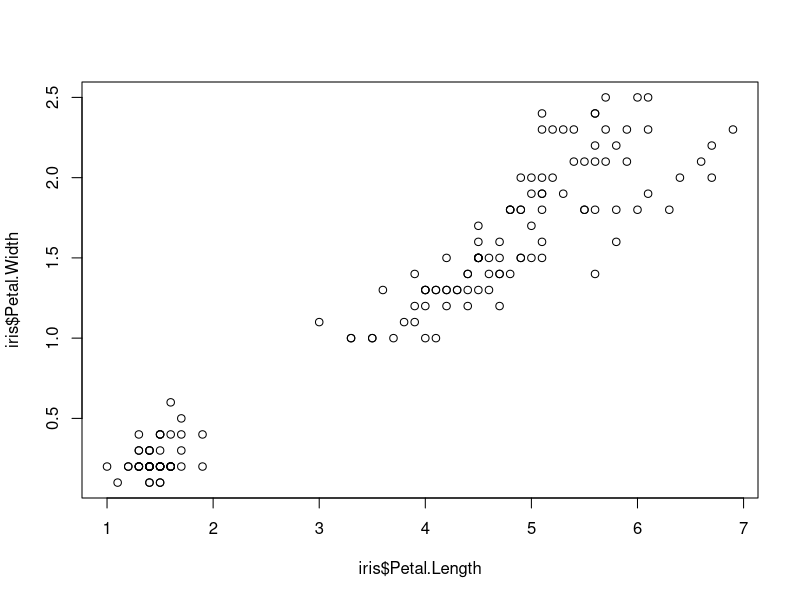
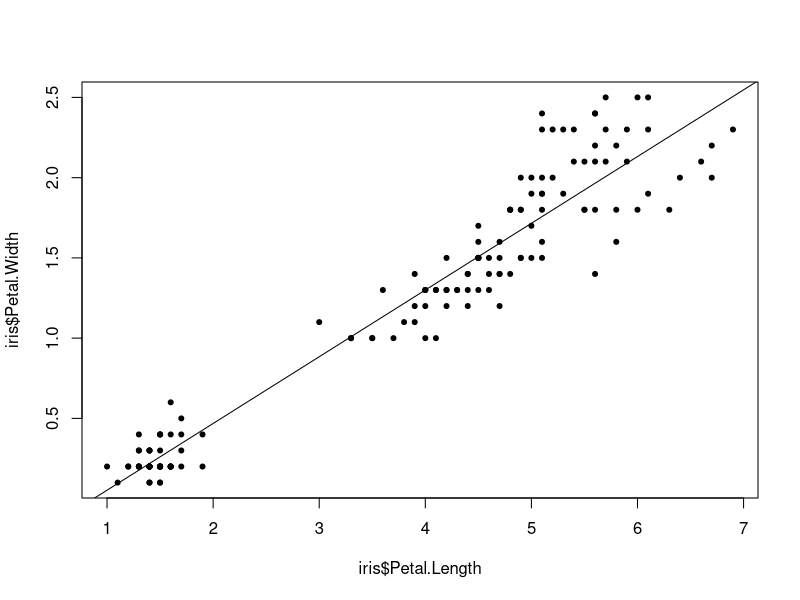
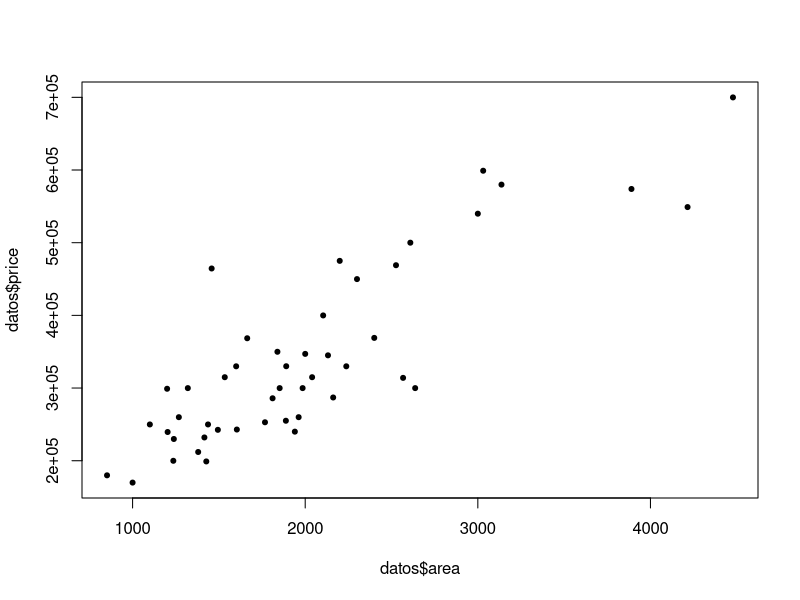
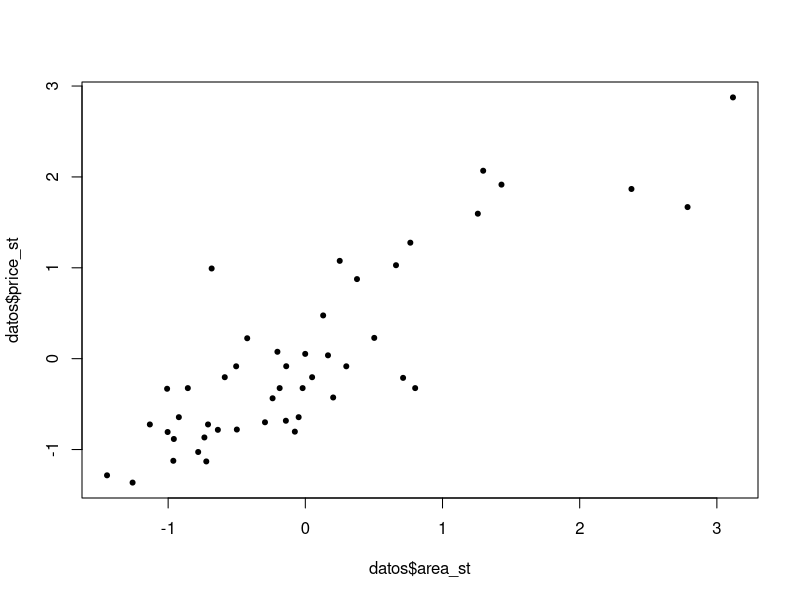
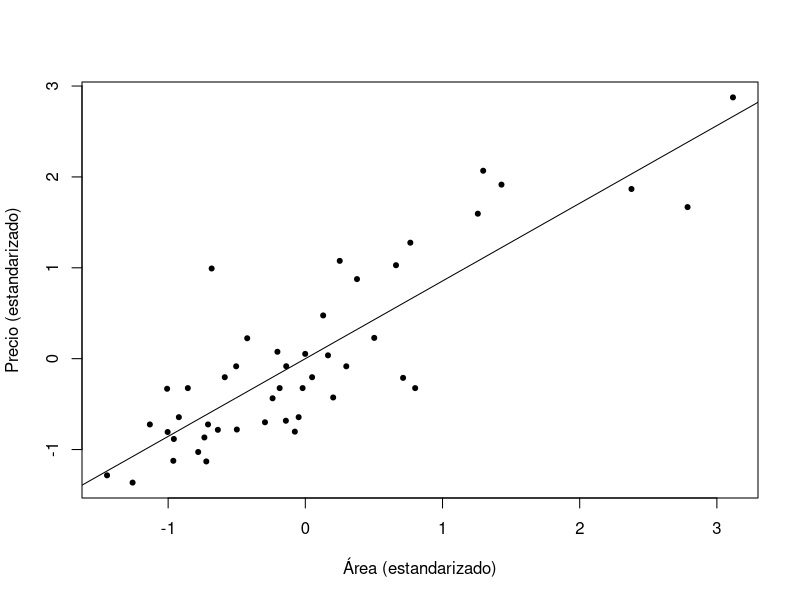
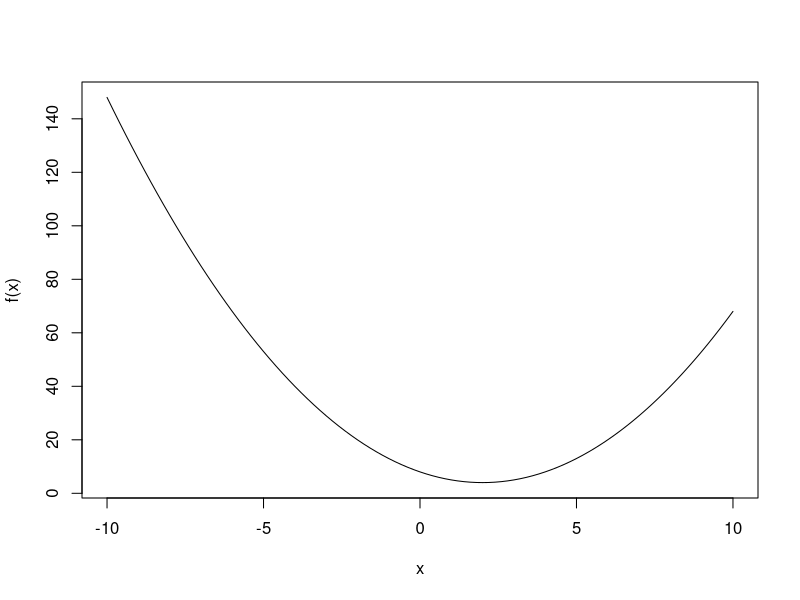
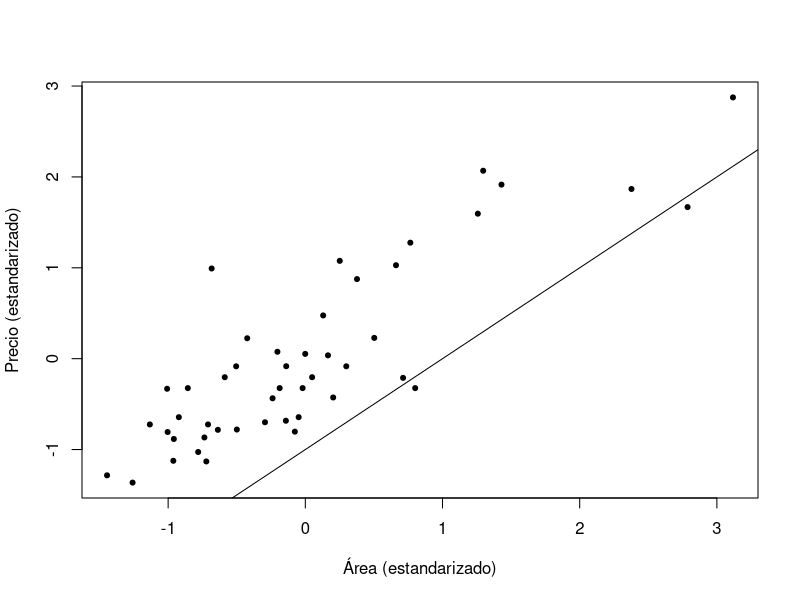

Here is the R script that generated these plots, in order:
## ---- chunk 1
knitr::opts_chunk$set(echo = TRUE)
## ---- chunk 2
library(ggplot2)
## ---- chunk 3
data(iris)
# x: ancho del patalo, y: longitud del petalo
plot(iris$Petal.Width ~ iris$Petal.Length )
## ---- chunk 4
modelo <- lm(iris$Petal.Width ~ iris$Petal.Length , data = iris)
plot(iris$Petal.Width ~ iris$Petal.Length, pch = 20 )
abline(modelo)
## ---- chunk 5
summary(modelo)
## ---- chunk 6
beta1 <- cov(iris$Petal.Length, iris$Petal.Width) / var(iris$Petal.Length)
beta1
## ---- chunk 7
beta0 <- mean(iris$Petal.Width) - 0.4157554 * mean(iris$Petal.Length)
beta0
## ---- chunk 8
data(iris)
beta_inicial <- c(0, 30)

library(nloptr)
x <- iris$Petal.Length
y <-  iris$Petal.Width

mse <- function(beta){
  beta_0 <- beta[1]
  beta_1 <- beta[2]
  
sum((y - beta_0 - beta_1*x)^2)  
}

# Sin restricción

opts = list("algorithm" = "NLOPT_LN_BOBYQA", "xtol_rel" = 1.0e-16,
              "maxeval" = 10000)

nloptr(x0 = beta_inicial, eval_f = mse, 
       eval_grad_f = NULL, opts = opts)

## ---- chunk 9
# Regresión Con restricciones poner el beta_0 casi igual a cero
beta_inicial <- c(0, 30)
opts = list("algorithm" = "NLOPT_LN_BOBYQA", "xtol_rel" = 1.0e-16,
              "maxeval" = 10000)

nloptr(x0 = beta_inicial, eval_f = mse, lb = c(-0.01,-Inf), ub = c(0.01,Inf),
       eval_grad_f = NULL, opts = opts)

## ---- chunk 10

datos <- read.csv("houses_portland.csv")
head(datos)
## ---- chunk 11
plot(datos$area, datos$price, pch = 20)
## ---- chunk 12
datos$area_st <- (datos$area - mean(datos$area)) / sd(datos$area)
datos$price_st <- (datos$price - mean(datos$price)) / sd(datos$price)
## ---- chunk 13
plot(datos$area_st, datos$price_st, pch = 20)
## ---- chunk 14
modelo <- lm(price_st ~ area_st, data = datos)
plot(datos$area_st, datos$price_st, pch = 20, xlab = "Área (estandarizado)", ylab = "Precio (estandarizado)")
abline(modelo)

## ---- chunk 15
#curve(sin(x))
f <- function(x) 4+(x-2)^2
curve(f(x), xlim = c(-10, 10))
## ---- chunk 16
f <- function(x) x^2 - 2*x + 8
fprima <- function(x) 2*x -2
## ---- chunk 17
set.seed(12345)
xprevio <- round(runif(1, -20, 20),1)
alpha <- 0.1

iteracion <- 0
grafico <- ggplot(data.frame(x = c(-10, 10)), aes(x = x)) +
        stat_function(fun = f)
x_i <- xprevio -  alpha * fprima(alpha) 

while(abs(x_i-xprevio) >  1e-12){
xprevio <- x_i
df <- data.frame(iter = 1, x_i = x_i, f = f(x_i))



x_i <- xprevio -  alpha * fprima(x_i) 
actualizacion <- c(iter = 2, x_i = x_i, f = f(x_i))
df <- rbind(df, actualizacion)
grafico <- grafico + geom_point(data = df, 
             mapping = aes(x = x_i, y = f), 
             size = 1)
iteracion <- iteracion + 1
grafico
}
## ---- chunk 18
gduniv <- function(f, x_inicial, alpha, tolerancia = 1e-12){
  fprima <- Deriv::Deriv(f) 
  x_i <- x_inicial
  iteracion <- 0

  while(abs(x_i-xprevio) > tolerancia){
    xprevio <- x_i
    x_i <- xprevio -  alpha * fprima(x_i) 
    iteracion <- iteracion + 1
  }
resultado <- list(x_i, iteracion)
names(resultado) <- c("sol", "iter")
return(resultado)
}  
f <- function(x) x^2 - 2*x + 8
gduniv(f, x_inicial = 8, alpha = 0.1)
## ---- chunk 19
vctr_bata <- c(-1,1)
plot(datos$area_st, datos$price_st, pch = 20, xlab = "Área (estandarizado)", ylab = "Precio (estandarizado)")
abline(a = vctr_bata[1], b = vctr_bata[2])

## ---- chunk 20
x <- datos$area_st
y <- datos$price_st
vctr_beta <- c(-1,1)
mean((y - vctr_beta[1] - vctr_beta[2] *  x)^2)
## ---- chunk 21
mse <- function(beta_0, beta_1) 
  mean((y - beta_0 - beta_1 *  x)^2)

